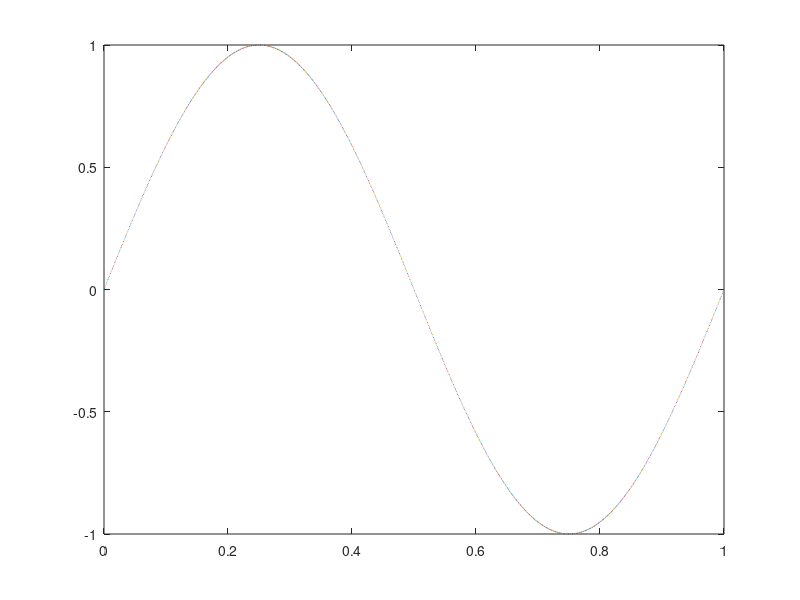
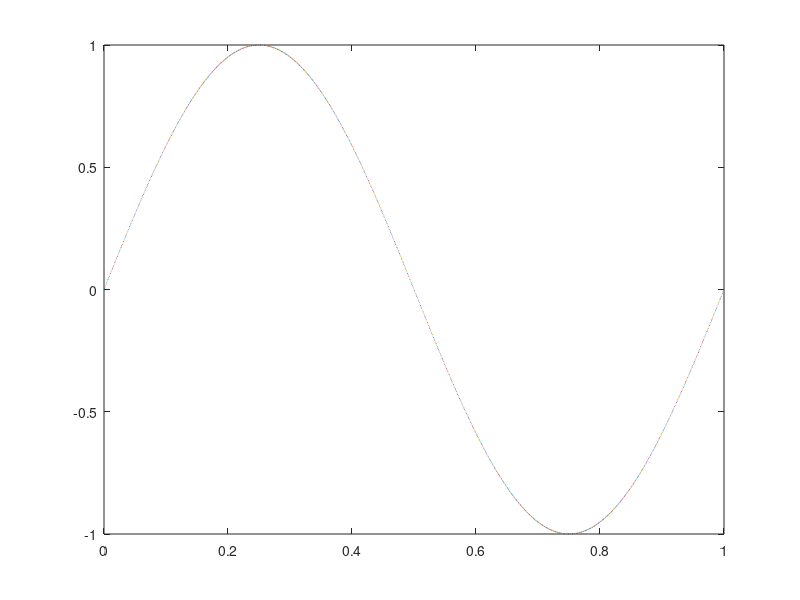

Reproduce these figures in MATLAB, in order. (Note: this script raises an error after producing the figures.)
% FINITE VOLUME - BURGER's EQUATION
% CENTRAL FLUX 
clc
clear
close all

%%
N = 1000;
x = linspace(0, 1, N+1);
dx = x(2:end) - x(1:end-1);
u_int = -1/(2*pi) * cos(2*pi*x);
u0 = (u_int(2:end)-u_int(1:end-1))./dx;
u = u0;
fluxes = {'Constant', 'Upwind', 'Lax-Wendroff', 'Fromm'};
[ind, ~] = listdlg('ListString', fluxes, 'SelectionMode', 'single', 'PromptString', 'Flux Reconstruction Scheme');
if ind == 1
    u_minus = u;
    u_plus = u;
elseif ind == 2
    u_minus = [u(1), u(2:end) + 0.5*(u(2:end) - u(1:end-1))];
    u_plus = [u(1), u(2:end) - 0.5*(u(2:end) - u(1:end-1))];
elseif ind == 3
    u_minus = [u(1:end-1) + 0.5*(u(2:end) - u(1:end-1)), u(end)];
    u_plus = [u(1:end-1) - 0.5*(u(2:end) - u(1:end-1)), u(end)];
elseif ind == 4
    u_minus = [u(1), u(2:end-1) + 0.25*(u(3:end) - u(1:end-2)), u(end)];
    u_plus = [u(1), u(2:end-1) - 0.25*(u(3:end) - u(1:end-2)), u(end)];
end
figure(1);
plot([x(1:end-1); x(2:end)], [u_minus; u_plus]);
figure(2);
plot([x(1:end-1); x(2:end)], [u_minus; u_plus]);

dt = 0.01;
T = 1;
t_end = 0;

uplot = NaN(N, T/dt);
uplot(:, 1) = u';
j = 2;

for t = dt : dt : T
    [~, u] = ode45(@ddtFiniteVolume, [0, dt], u);
    u = u(end,:);
    if ind == 1
        u_minus = u;
        u_plus = u;
    elseif ind == 2
        u_minus = [u(1), u(2:end) + 0.5*(u(2:end) - u(1:end-1))];
        u_plus = [u(1), u(2:end) - 0.5*(u(2:end) - u(1:end-1))];
    elseif ind == 3
        u_minus = [u(1:end-1) + 0.5*(u(2:end) - u(1:end-1)), u(end)];
        u_plus = [u(1:end-1) - 0.5*(u(2:end) - u(1:end-1)), u(end)];
    elseif ind == 4
        u_minus = [u(1), u(2:end-1) + 0.25*(u(3:end) - u(1:end-2)), u(end)];
        u_plus = [u(1), u(2:end-1) - 0.25*(u(3:end) - u(1:end-2)), u(end)];
    end    
    uplot(:, j) = u_minus;
    figure(2)
    plot([x(1:end-1); x(2:end)], [u_minus; u_plus], 'k');
    ylim([-1.5, 1.5]);
    xlabel('x'); ylabel('u(x,t)'); 
    t_end = t_end + dt;
    title(['Burgers equation at t = ', num2str(t_end)]);
    drawnow;
    j = j + 1;    
end

figure(2)
xplot = dx(1)/2:dx(1):1-dx(1)/2;
tplot = 0:dt:T;
surf(tplot, xplot, uplot,'EdgeColor','none')
xlabel('t'); ylabel('x', 'Rotation', 0); title('u(x,t)'); colorbar;
view(2)

function [dudt] = ddtFiniteVolume(~, u)
    N = length(u); % cell number
    x = linspace(0, 1, N+1); % grid
    dx = x(2:end) - x(1:end-1); % cell length
    f = u.^2/2; % Flux    
    fL = f(1:end-1);
    fR = f(2:end);
    ul_gt_ur = u(1:end-1) - u(2:end) > 0;
    f_int = max(fL, fR).* ul_gt_ur + min(fL, fR) .* (~ul_gt_ur);        
    f_int = [0; f_int; 0];
    dudt = (f_int(1:end-1) - f_int(2:end))./dx';
end